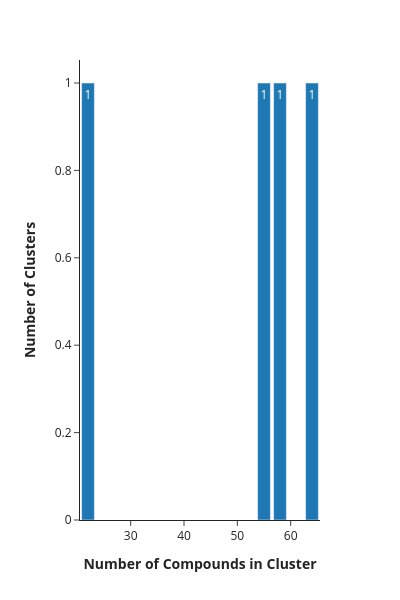

Source (notebook cell):
### Code cell
cut_hist_data = hist_data[hist_data['count'] > 10]
fig2 = px.bar(cut_hist_data, x='count', y='number_of_clusters', template='simple_white', text_auto=True, height=600, width=400)
fig2.update_xaxes(title_text="<b> Number of Compounds in Cluster </b>")
fig2.update_yaxes(title_text="<b> Number of Clusters </b>")
fig2.show()

### Figure 1 — Plotly figure (JSON) as saved in the notebook; plotly's stock layout.template omitted (floating-point values rounded to 4 significant figures)
{"data": [{"hovertemplate": "count=%{x}<br>number_of_clusters=%{y}<extra></extra>", "legendgroup": "", "marker": {"color": "#1F77B4", "pattern": {"shape": ""}}, "name": "", "orientation": "v", "showlegend": false, "textposition": "auto", "texttemplate": "%{y}", "type": "bar", "x": [22, 55, 58, 64], "xaxis": "x", "y": [1, 1, 1, 1], "yaxis": "y"}], "layout": {"barmode": "relative", "height": 600, "legend": {"tracegroupgap": 0}, "margin": {"t": 60}, "width": 400, "xaxis": {"anchor": "y", "domain": [0, 1], "title": {"text": "<b> Number of Compounds in Cluster </b>"}}, "yaxis": {"anchor": "x", "domain": [0, 1], "title": {"text": "<b> Number of Clusters </b>"}}}}
